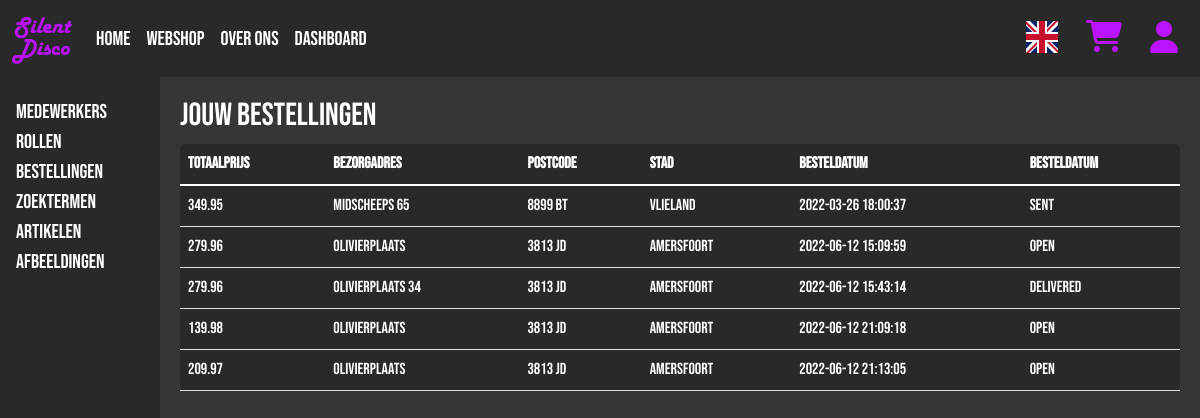
Page /userOrders.php (signed in) on the committed database.
### tables this page shows
CREATE TABLE `orderheaders` (
  `HeaderID` int(11) NOT NULL,
  `Order_By` int(11) DEFAULT NULL,
  `Total_Price` decimal(65,2) NOT NULL,
  `Deliver_Adres` varchar(255) NOT NULL,
  `Deliver_Zipcode` varchar(10) NOT NULL,
  `Deliver_City` varchar(50) NOT NULL,
  `Creation_Date` timestamp NOT NULL DEFAULT current_timestamp(),
  `Finished_Date` datetime DEFAULT NULL,
  `Status` varchar(25) NOT NULL DEFAULT 'Openstaand'
);

### Database.php (called while the page is built)
<?php
class Database {
	private string $host = 'localhost';
	private string $dbname = 'stilteaubv';
	protected $connection;
	public function __construct(string $user, string $pass) {
		if(!isset($this->connection) && empty($this->connection)) {
			try {
				$this->connection = new PDO('mysql:host=' . $this->host . ';dbname=' . $this->dbname, $user, $pass);
			} catch (PDOException $e) {
				return $e;
			}
		}
		return $this->connection;
	}
}
?>

### OrderManager.php (called while the page is built, shortened)
<?php
require_once('Crud.php');
Class OrderManager {
    private Crud $crud;
    public function __construct() {
        $this->crud = new Crud('root', '');
    }
    public function fetchOrderHeadersByUser($id) : array {
        return $this->crud->select('orderheaders', 'Order_By', $id);
    }
}
?>

### Crud.php (called while the page is built, shortened)
<?php
require_once('Database.php');
class Crud extends Database {
	public function select($table, $where, $param) {
		try {
			$select = $this->connection->prepare("SELECT * FROM {$table} WHERE `{$where}` = '{$param}'");
			$select->execute();
			return $select->fetchall(PDO::FETCH_ASSOC);
		} catch(PDOException $e) {
			return $e;
		}
	}
}
?>

### UserUI.php (the view, shortened to what this page needs)
<!doctype HTML>
<?php
require_once('OrderManager.php');
$oman = new OrderManager();
if(basename($_SERVER['PHP_SELF']) === 'userOrders.php') {
    $orders = $oman->fetchOrderHeadersByUser($_SESSION['id']);
    $count = 0;
    echo "<table class='table'>";
    foreach($orders as $rows) {
        unset($rows['HeaderID'], $rows['Order_By'], $rows['Finished_Date']);
        if($count < 1) {
            echo "<thead><tr>";
            foreach(array_keys($rows) as $keys) {
                switch($keys) {
                    case 'Total_Price':
                        $trans = 'Totaalprijs';
                        break;
                    case 'Deliver_Adres':
                        $trans = 'Bezorgadres';
                        break;
                    case 'Deliver_Zipcode':
                        $trans = 'Postcode';
                        break;
                    case 'Deliver_City':
                        $trans = 'Stad';
                        break;
                    case 'Creation_Date':
                        $trans = 'Besteldatum';
                        break;
                    default:
                        break;
                }
                if($_SESSION['lang'] === 'lang_nl')
                    echo "<th scope='col'>{$trans}</th>";
                else {
                    $keys = str_replace('_', ' ', $keys);
                    echo "<th scope='col'>{$keys}</th>";
                }
            }
            $count++;
            echo "</tr></thead>
                <tbody>
                <tr>";
        }
        foreach($rows as $key=>$value) {
            switch($value) {
                case 'Openstaand':
                    $value = 'Open';
                    break;
                case 'Geleverd':
                    $value =  'Delivered';
                    break;
                case 'Verstuurd':
                    $value = 'Sent';
                    break;
                default:
                    break;
            }
            echo "<td name={$key}>{$value}</td>";
        }
        echo "</tr>";
    }
    echo "</tbody></table>";
}
?>

### Style/base.css (style rules this page uses)
body, html { height: 100%; color: white; background-color: rgb(54, 54, 54); font-family: 'Bebas Neue', cursive; }
.table { background: rgba(29, 29, 29,0.5); border-radius: 5px; border-collapse: collapse; color: white; }
tbody tr { transition: background 0.25s ease; }

### rows in the picture
orderheaders: trans "Totaalprijs", trans "Bezorgadres", trans "Postcode", trans "Stad", trans "Besteldatum", Total_Price "349.95", Deliver_Adres "Midscheeps 65", Deliver_Zipcode "8899 BT", Deliver_City "Vlieland", Creation_Date "2022-03-26 18:00:37", Status "Sent"
orderheaders: Total_Price "279.96", Deliver_Adres "Olivierplaats", Deliver_Zipcode "3813 JD", Deliver_City "Amersfoort", Creation_Date "2022-06-12 15:09:59", Status "Open"
orderheaders: Total_Price "279.96", Deliver_Adres "Olivierplaats 34", Deliver_Zipcode "3813 JD", Deliver_City "Amersfoort", Creation_Date "2022-06-12 15:43:14", Status "Delivered"
orderheaders: Total_Price "139.98", Deliver_Adres "Olivierplaats", Deliver_Zipcode "3813 JD", Deliver_City "Amersfoort", Creation_Date "2022-06-12 21:09:18", Status "Open"
orderheaders: Total_Price "209.97", Deliver_Adres "Olivierplaats", Deliver_Zipcode "3813 JD", Deliver_City "Amersfoort", Creation_Date "2022-06-12 21:13:05", Status "Open"

### other values in the picture
$about "Over Ons"
$title "Jouw Bestellingen"
